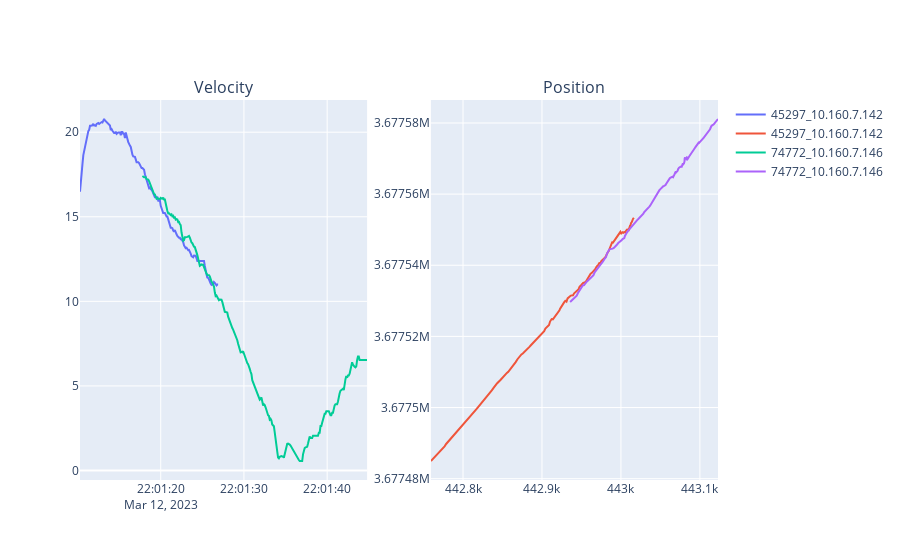

The notebook cell saved with this chart:
### Code cell
# plot the velocity of the objects
import plotly.graph_objects as go
from plotly.subplots import make_subplots

# obj1 = "61822_10.160.7.141"
# obj2 = "46230_10.160.7.137"

# objs = ["46371_10.160.7.137", "61959_10.160.7.141", "61958_10.160.7.141"]
# objs = ("46155_10.160.7.137", "46151_10.160.7.137", "27506_10.160.7.141")  # "62303_10.160.7.141"
# objs = ("45101_10.160.7.142",	"74515_10.160.7.146", "45104_10.160.7.142", "45114_10.160.7.142", "74509_10.160.7.146")
# trailer_example = ("45636_10.160.7.142",	"45638_10.160.7.142")
objs = 	"45297_10.160.7.142",	"74772_10.160.7.146"

failed_match = "46234_10.160.7.137", "61830_10.160.7.141", "61833_10.160.7.141"


# create two subplots, one for velocity and one for position, with plotly
fig = make_subplots(
    rows=1,
    cols=2,
    subplot_titles=("Velocity", "Position"),
)

for obj in objs:
    plot_df = df.filter(pl.col("object_id") == obj).to_pandas()

    # plot the velocity
    fig.add_trace(
        go.Scatter(
            x=plot_df["epoch_time"],
            y=plot_df["f32_velocityInDir_mps"],
            name=obj,
        ),
        row=1,
        col=1,
    )

    # plot the position
    fig.add_trace(
        go.Scatter(
            x=plot_df["utm_x"],
            y=plot_df["utm_y"],
            name=obj,
        ),
        row=1,
        col=2,
    )

    # set the colors of the traces to the same color
    fig.data[-2].line.color = fig.data[-1].line.color


fig.show()

### Figure 1 — Plotly figure (JSON) as saved in the notebook; plotly's stock layout.template omitted (floating-point values rounded to 4 significant figures; data arrays with more than 128 entries replaced by an {"elided": "..."} marker saying what was removed)
{"data": [{"name": "45297_10.160.7.142", "type": "scatter", "x": {"elided": "167 str values"}, "xaxis": "x", "y": {"elided": "167 float values"}, "yaxis": "y"}, {"name": "45297_10.160.7.142", "type": "scatter", "x": {"elided": "167 float values"}, "xaxis": "x2", "y": {"elided": "167 float values"}, "yaxis": "y2"}, {"name": "74772_10.160.7.146", "type": "scatter", "x": {"elided": "271 str values"}, "xaxis": "x", "y": {"elided": "271 float values"}, "yaxis": "y"}, {"name": "74772_10.160.7.146", "type": "scatter", "x": {"elided": "271 float values"}, "xaxis": "x2", "y": {"elided": "271 float values"}, "yaxis": "y2"}], "layout": {"annotations": [{"font": {"size": 16}, "showarrow": false, "text": "Velocity", "x": 0.225, "xanchor": "center", "xref": "paper", "y": 1, "yanchor": "bottom", "yref": "paper"}, {"font": {"size": 16}, "showarrow": false, "text": "Position", "x": 0.775, "xanchor": "center", "xref": "paper", "y": 1, "yanchor": "bottom", "yref": "paper"}], "xaxis": {"anchor": "y", "domain": [0, 0.45]}, "xaxis2": {"anchor": "y2", "domain": [0.55, 1]}, "yaxis": {"anchor": "x", "domain": [0, 1]}, "yaxis2": {"anchor": "x2", "domain": [0, 1]}}}
